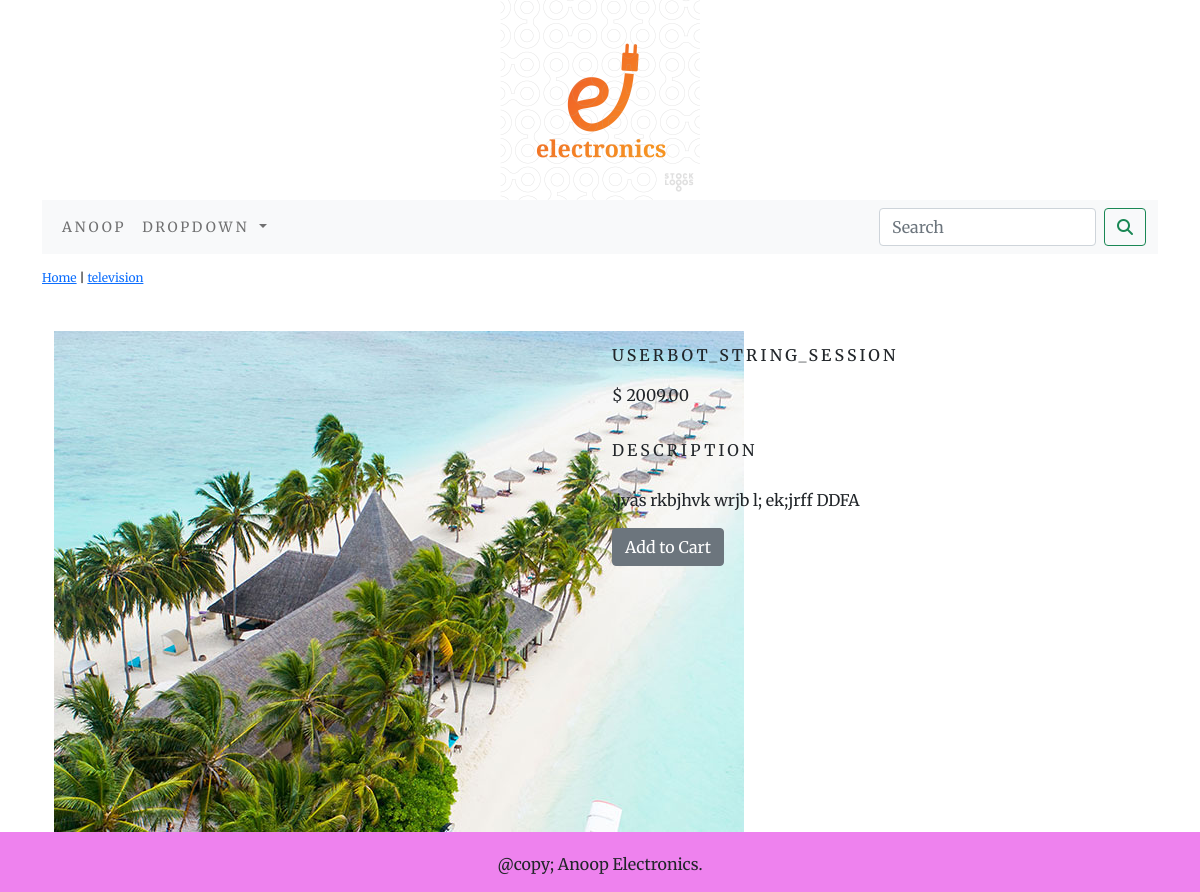
Screenshot of /shop/television/userbot_string_session/ with the database file from the repository.
### shop/models.py (models this page shows, shortened)
class Product(models.Model):
    name = models.CharField(max_length=250, unique=True)
    slug = models.SlugField(max_length=250, unique=True)
    desc = models.TextField(blank=True)
    price = models.DecimalField(max_digits=10, decimal_places=2)
    category = models.ForeignKey(Category, on_delete=models.CASCADE)
    image = models.ImageField(upload_to='product', blank=True)
    stock = models.IntegerField()
    avai = models.BooleanField(default=True)
    created = models.DateTimeField(auto_now_add=True)
    updated = models.DateTimeField(auto_now=True)
    class Meta:
        ordering = ('name',)
        verbose_name = 'product'
        verbose_name_plural = 'products'

class Category(models.Model):
    name = models.CharField(max_length=250, unique=True)
    slug = models.SlugField(max_length=250, unique=True)
    desc = models.TextField(blank=True)
    image = models.ImageField(upload_to='category', blank=True)
    class Meta:
        ordering = ('name',)
        verbose_name = 'category'
        verbose_name_plural = 'categories'
    def get_url(self):
        return reverse('shop:products_by_category', args=[self.slug])
    def __str__(self):
        return '{}'.format(self.name)

### shop/views.py (the view)
# urls.py: path('<slug:cslug>/<slug:pslug>/', views.prodetail, name='prodetail'),
def prodetail(request, cslug, pslug):
    try:
        product= Product.objects.get(category__slug=cslug, slug=pslug)
    except Exception as e:
        raise e
    return render(request, 'product.html', {'product':product})

### cart/context_processors.py (called while the page is built)
def counter(request):
    item_count= 0
    if 'admin' in request.path:
        return {}
    else:
        try:
            cart= Cart.objects.filter(cart_id=_cart_id(request))
            cart_items= CartItem.objects.all().filter(cart=cart[:1])
            for cart_item in cart_items:
                item_count += cart_item.quantity
        except Cart.DoesNotExist:
            item_count= 0
    return dict(item_count=item_count)

### cart/views.py (called while the page is built)
def _cart_id(request):
    cart= request.session.session_key
    if not cart:
        cart= request.session.create()
    return cart

### shop/context_processors.py (called while the page is built)
def menu_links(request):
    links= Category.objects.all()
    return dict(links=links)

### templates/product.html (shortened to what this page needs)
{% extends 'base.html' %}
{% load static %}
{% block content %}
<div class="row prod_row_class">
    <div class="mx-auto">
        <a href="{% url 'shop:all' %}">Home</a> | <a href="{{product.category.get_url}}">{{product.category}}</a>
    </div>
</div>
<div class="container">
    <br>
<div class="row">
    <div class="col-12 col-sm-12 col-md-12 col-lg-6 text-center">
        <div style="min-width:18rem;">
            <img src="{{product.image.url}}" alt="{{product.name}}">
        </div>
    </div>
        <div class="col-12 col-sm-12 col-md-12 col-lg-6">
            <div>
            <h2 class="prod_title">{{product.name}}</h2>
            <p>$ {{product.price}}</p>
            <p class="prod_title">Description</p>
            <p class="text-justify prod_text">{{product.desc}}</p>
            {% if product.stock == 0 %}
                <p class="text-justify prod_text"><b>Out of Stock</b></p>
            {% else %}
                <a class="btn btn-secondary" href="{% url 'cart:add_cart' product.id %}">Add to Cart</a>
            {% endif %}
        </div>
    </div>
</div>
</div>
{% endblock %}

### static/css/custom.css (style rules this page uses)
body { font-family: 'Merriweather', serif; }
.prod_row_class { padding-top: 15px; padding-bottom: 20px; }
.prod_row_class .mx-auto { color: black; font-size: 12px; text-decoration: none; }
.prod_title { font-size: 16px; text-transform: uppercase; letter-spacing: .2em; padding-top: 15px; padding-bottom: 10px; }
.prod_text { padding-right: 20px; }

### rows the page displays
Product: category "television", image (picture), name "USERBOT_STRING_SESSION", price "2009.00", desc ",jvas rkbjhvk wrjb l; ek;jrff DDFA"
